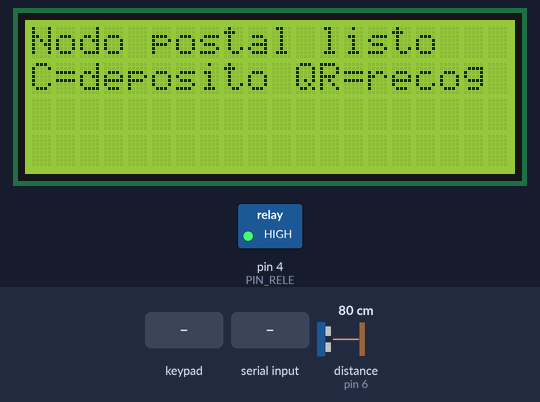
Bench run of a sketch on a simulated Arduino Mega 2560, built with avr-gcc and run on an emulated ATmega2560. Shown: 20×4 character LCD, switched loads named in the sketch (green lamp = pin HIGH). The test bench sets the inputs (shaded band); at power-on: distance to the obstacle (sensor on pin 6) 80 cm. The echo pulse lasts 58.3 µs per cm; pins used as bus, display or sensor lines are not drawn; what the sketch prints to the serial monitor is not drawn.

Above: at 1.3 s.
1.4 s: key 'C' pressed
At 1.7 s:
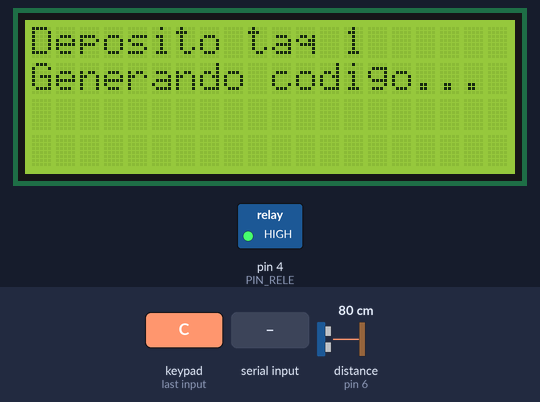
2.9 s: "SET::45\n" received over Serial
At 3.9 s:
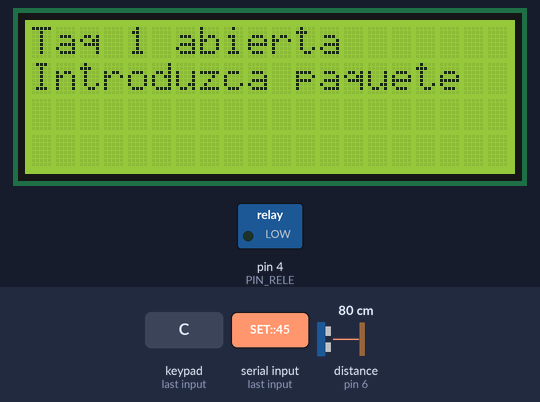
At 23.5 s:
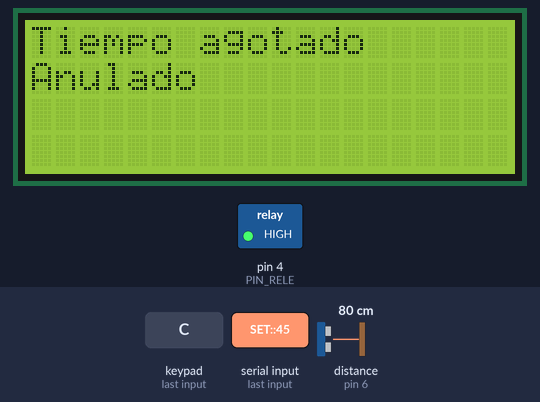
Timing chart, 0 to 24.4 s (numbered marks = the images above; inputs shaded):
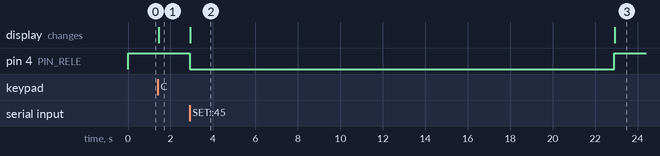

Measured:
- after the input at 1.4 s, the display: changes at once (image 1)
- after the input at 2.9 s, pin 4 (PIN_RELE): HIGH → LOW at once, → HIGH 20.0 s later; the display: changes at once (image 2)
- what the display in image 2 shows lasts 20.0 s, from 2.9 s to 22.9 s

The sketch:

taquilla.ino
```cpp
/*
  Hito 3 - 9 taquillas virtuales con codigo unico por envio.
  Pines: rele 4 (ACTIVO A LOW), microinterruptor 3, HC-SR04 trig 5 / echo 6.
  Teclado 4x4 en 22-29. LCD I2C en 0x27.
  Protocolo serie con el PC:
    Arduino -> PC : EVT:DEP_INI:<taq>:      (pide codigo unico)
    PC -> Arduino : SET:<taq>:<codigo>      (asigna el codigo generado)
    PC -> Arduino : QR:<codigo>             (recogida, QR leido por webcam)
    Arduino -> PC : EVT:<tipo>:<taq>:<dato> (telemetria)
  Monitor a 115200.
*/

#include <Keypad.h>
#include <Wire.h>
#include <LiquidCrystal_I2C.h>

const uint8_t PIN_RELE=4, PIN_FINCAR=3, PIN_TRIG=5, PIN_ECHO=6;
LiquidCrystal_I2C lcd(0x27,20,4);

const byte FILAS=4,COLS=4;
char teclas[FILAS][COLS]={{'1','2','3','A'},{'4','5','6','B'},{'7','8','9','C'},{'*','0','#','D'}};
byte pinesFila[FILAS]={22,23,24,25}, pinesCol[COLS]={26,27,28,29};
Keypad teclado=Keypad(makeKeymap(teclas),pinesFila,pinesCol,FILAS,COLS);

const uint8_t N=9;
struct Taquilla{ bool ocupada; String codigo; };
Taquilla taquillas[N];

enum Estado{ REPOSO, ESPERA_CODIGO, ABIERTA_DEPOSITO, ABIERTA_RECOGIDA };
Estado estado=REPOSO;
int8_t taqActiva=-1;
unsigned long tPuerta=0;
unsigned long tEspera=0;
const unsigned long TIMEOUT=20000;
const unsigned long TIMEOUT_COD=10000;
bool paqueteVisto=false;

void abrir(){  digitalWrite(PIN_RELE, LOW);  }   // rele activo a LOW
void cerrar(){ digitalWrite(PIN_RELE, HIGH); }

void tele(const String&tipo,int taq,const String&dato){
  Serial.print("EVT:");Serial.print(tipo);Serial.print(":");
  Serial.print(taq);Serial.print(":");Serial.println(dato);
}
int buscarLibre(){ for(uint8_t i=0;i<N;i++) if(!taquillas[i].ocupada) return i; return -1; }
int buscarPorCodigo(const String&c){ for(uint8_t i=0;i<N;i++) if(taquillas[i].ocupada&&taquillas[i].codigo==c) return i; return -1; }
bool puertaCerrada(){ return digitalRead(PIN_FINCAR)==LOW; }
long distanciaCM(){
  digitalWrite(PIN_TRIG,LOW);delayMicroseconds(2);
  digitalWrite(PIN_TRIG,HIGH);delayMicroseconds(10);
  digitalWrite(PIN_TRIG,LOW);
  long d=pulseIn(PIN_ECHO,HIGH,30000);
  return d? d/58 : 999;
}
bool hayPaquete(){ return distanciaCM() < 24; }   // umbral calibrado: fondo 28, paquete min 8 cm
void mostrar(const String&a,const String&b){
  lcd.clear();lcd.setCursor(0,0);lcd.print(a.substring(0,20));
  lcd.setCursor(0,1);lcd.print(b.substring(0,20));
}
void reposo(){ estado=REPOSO;taqActiva=-1;paqueteVisto=false;mostrar("Nodo postal listo","C=deposito QR=recog"); }

void setup(){
  Serial.begin(115200);
  digitalWrite(PIN_RELE, HIGH);   // reposo antes de declarar salida (evita pulso de arranque)
  pinMode(PIN_RELE, OUTPUT);
  cerrar();
  pinMode(PIN_FINCAR,INPUT_PULLUP);
  pinMode(PIN_TRIG,OUTPUT);pinMode(PIN_ECHO,INPUT);
  lcd.init();lcd.backlight();
  for(uint8_t i=0;i<N;i++){taquillas[i].ocupada=false;taquillas[i].codigo="";}
  reposo(); tele("BOOT",-1,"listo");
}

void loop(){
  char t=teclado.getKey();
  procesarSerie();

  switch(estado){
    case REPOSO:
      if(t=='C'){
        int libre=buscarLibre();
        if(libre<0){ mostrar("Sin espacio","Todas ocupadas"); tele("ERR",-1,"lleno"); delay(1500); reposo(); break; }
        taqActiva=libre; estado=ESPERA_CODIGO; tEspera=millis();
        mostrar("Deposito taq "+String(libre+1),"Generando codigo...");
        tele("DEP_INI",libre,"");
      }
      break;

    case ESPERA_CODIGO:
      if(millis()-tEspera>TIMEOUT_COD){
        tele("ERR",taqActiva,"sin_codigo_PC");
        mostrar("Sin respuesta PC","Operacion anulada"); delay(1500); reposo();
      }
      break;

    case ABIERTA_DEPOSITO:
     if(hayPaquete()) paqueteVisto=true;
      if(millis()-tPuerta > 2000){          // espera de gracia de 2 s tras abrir
        if(paqueteVisto && puertaCerrada()){
          cerrar(); taquillas[taqActiva].ocupada=true;
          tele("DEP_OK",taqActiva,taquillas[taqActiva].codigo);
          mostrar("Deposito OK","Taq "+String(taqActiva+1)); delay(1500); reposo();
        } else if(millis()-tPuerta>TIMEOUT){
          cerrar(); taquillas[taqActiva].codigo=""; tele("ERR",taqActiva,"timeout_dep");
          mostrar("Tiempo agotado","Anulado"); delay(1500); reposo();
        }
      }
      break;

    case ABIERTA_RECOGIDA:
      if(millis()-tPuerta > 2000){            // espera de gracia de 2 s tras abrir
        if(!hayPaquete() && puertaCerrada()){
          cerrar(); taquillas[taqActiva].ocupada=false; taquillas[taqActiva].codigo="";
          tele("REC_OK",taqActiva,"");
          mostrar("Recogida OK","Taq "+String(taqActiva+1)); delay(1500); reposo();
        } else if(millis()-tPuerta>TIMEOUT){
          cerrar(); tele("ERR",taqActiva,"timeout_rec");
          mostrar("Tiempo agotado","Cierre la puerta"); delay(1500); reposo();
        }
      }
      break;
  }
}

void procesarSerie(){
  if(!Serial.available()) return;
  String linea=Serial.readStringUntil('\n'); linea.trim();
  if(linea.length()==0) return;

  if(linea.startsWith("SET:")){
    int p=linea.indexOf(':',4);
    if(p>0 && estado==ESPERA_CODIGO){
      int taq=linea.substring(4,p).toInt();
      String cod=linea.substring(p+1);
      if(taq==taqActiva){
        taquillas[taqActiva].codigo=cod;
        paqueteVisto=false;
        abrir(); tPuerta=millis(); estado=ABIERTA_DEPOSITO;
        mostrar("Taq "+String(taqActiva+1)+" abierta","Introduzca paquete");
        tele("DEP_COD",taqActiva,cod);
      }
    }
  }
  else if(linea.startsWith("QR:")){
    if(estado==REPOSO){
      String cod=linea.substring(3);
      int taq=buscarPorCodigo(cod);
      if(taq>=0){ taqActiva=taq; abrir(); tPuerta=millis(); estado=ABIERTA_RECOGIDA;
        mostrar("Taq "+String(taq+1)+" abierta","Retire paquete");
        tele("REC_INI",taq,cod); }
      else { mostrar("QR no valido","o taq vacia"); tele("ERR",-1,"qr_invalido"); delay(1500); reposo(); }
    }
  }
}
```
